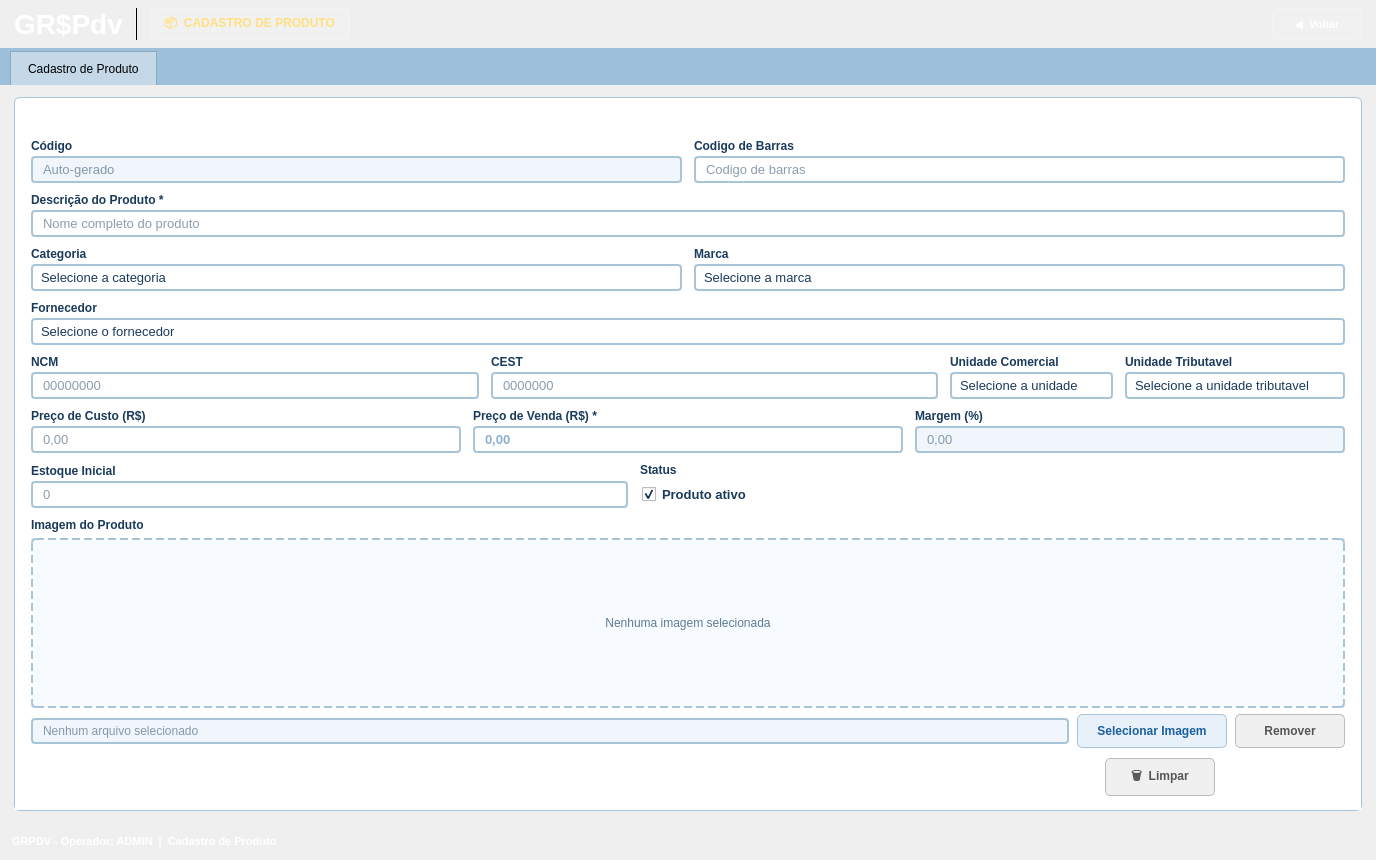
<?xml version="1.0" encoding="UTF-8"?>
<ui version="4.0">
 <class>CadastroProduto</class>
 <widget class="QWidget" name="CadastroProduto">
  <property name="geometry">
   <rect>
    <x>0</x>
    <y>0</y>
    <width>1376</width>
    <height>860</height>
   </rect>
  </property>
  <property name="windowTitle">
   <string>GR$Pdv - Cadastro de Produto</string>
  </property>
  <property name="styleSheet">
   <string notr="true">QWidget { font-family: Arial; }</string>
  </property>
  <layout class="QVBoxLayout" name="mainVLayout">
   <property name="spacing">
    <number>0</number>
   </property>
   <property name="leftMargin">
    <number>0</number>
   </property>
   <property name="topMargin">
    <number>0</number>
   </property>
   <property name="rightMargin">
    <number>0</number>
   </property>
   <property name="bottomMargin">
    <number>0</number>
   </property>
   <item>
    <widget class="QFrame" name="frameHeader">
     <property name="styleSheet">
      <string notr="true">
       QFrame#frameHeader {
        background: qlineargradient(x1:0, y1:0, x2:0, y2:1,
         stop:0 #3585c8, stop:1 #1a5fa0);
       }
      </string>
     </property>
     <layout class="QHBoxLayout" name="headerHLayout">
      <property name="spacing">
       <number>12</number>
      </property>
      <property name="leftMargin">
       <number>14</number>
      </property>
      <property name="topMargin">
       <number>8</number>
      </property>
      <property name="rightMargin">
       <number>14</number>
      </property>
      <property name="bottomMargin">
       <number>8</number>
      </property>
      <item>
       <widget class="QLabel" name="lblLogo">
        <property name="styleSheet">
         <string notr="true">color: white; font-size: 28px; font-weight: bold;</string>
        </property>
        <property name="text">
         <string>GR$Pdv</string>
        </property>
       </widget>
      </item>
      <item>
       <widget class="QFrame" name="frameSepHeader">
        <property name="styleSheet">
         <string notr="true">background-color: rgba(255,255,255,80);</string>
        </property>
        <property name="frameShape">
         <enum>QFrame::VLine</enum>
        </property>
       </widget>
      </item>
      <item>
       <widget class="QLabel" name="lblBadge">
        <property name="styleSheet">
         <string notr="true">
          QLabel {
           background-color: rgba(255,255,255,30);
           color: #ffe080;
           font-size: 12px;
           font-weight: bold;
           border: 1px solid rgba(255,255,255,60);
           border-radius: 4px;
           padding: 3px 10px;
          }
         </string>
        </property>
        <property name="text">
         <string>📦  CADASTRO DE PRODUTO</string>
        </property>
       </widget>
      </item>
      <item>
       <spacer name="headerSpacer">
        <property name="orientation">
         <enum>Qt::Horizontal</enum>
        </property>
        <property name="sizeHint" stdset="0">
         <size>
          <width>40</width>
          <height>10</height>
         </size>
        </property>
       </spacer>
      </item>
      <item>
       <widget class="QPushButton" name="btnVoltar">
        <property name="minimumSize">
         <size>
          <width>90</width>
          <height>32</height>
         </size>
        </property>
        <property name="styleSheet">
         <string notr="true">
          QPushButton {
           background-color: rgba(255,255,255,25);
           color: white;
           font-size: 11px;
           font-weight: bold;
           border: 1px solid rgba(255,255,255,60);
           border-radius: 4px;
           padding: 4px 12px;
          }
          QPushButton:hover  { background-color: rgba(255,255,255,40); }
          QPushButton:pressed{ background-color: rgba(255,255,255,15); }
         </string>
        </property>
        <property name="text">
         <string>◀  Voltar</string>
        </property>
       </widget>
      </item>
     </layout>
    </widget>
   </item>
   <item>
    <widget class="QFrame" name="frameTabBar">
     <property name="styleSheet">
      <string notr="true">QFrame#frameTabBar { background-color: #9dbfda; }</string>
     </property>
     <layout class="QHBoxLayout" name="tabHLayout">
      <property name="leftMargin">
       <number>10</number>
      </property>
      <property name="topMargin">
       <number>3</number>
      </property>
      <property name="rightMargin">
       <number>0</number>
      </property>
      <property name="bottomMargin">
       <number>0</number>
      </property>
      <item>
       <widget class="QLabel" name="lblTabCadProduto">
        <property name="styleSheet">
         <string notr="true">
          QLabel {
           background-color: #c4d8e8;
           border: 1px solid #8aaabb;
           border-bottom: none;
           padding: 1px 14px;
           font-size: 12px;
          }
         </string>
        </property>
        <property name="text">
         <string>Cadastro de Produto</string>
        </property>
       </widget>
      </item>
      <item>
       <spacer name="tabSpacer">
        <property name="orientation">
         <enum>Qt::Horizontal</enum>
        </property>
        <property name="sizeHint" stdset="0">
         <size>
          <width>40</width>
          <height>20</height>
         </size>
        </property>
       </spacer>
      </item>
     </layout>
    </widget>
   </item>
   <item>
    <layout class="QHBoxLayout" name="conteudoHLayout" stretch="2">
     <property name="spacing">
      <number>12</number>
     </property>
     <property name="leftMargin">
      <number>14</number>
     </property>
     <property name="topMargin">
      <number>12</number>
     </property>
     <property name="rightMargin">
      <number>14</number>
     </property>
     <property name="bottomMargin">
      <number>12</number>
     </property>
     <item>
      <widget class="QFrame" name="frameFormulario">
       <property name="styleSheet">
        <string notr="true">
          QFrame#frameFormulario {
           background-color: #ffffff;
           border: 1px solid #a8c4d8;
           border-radius: 6px;
          }
         </string>
       </property>
       <layout class="QVBoxLayout" name="formularioVLayout">
        <property name="spacing">
         <number>0</number>
        </property>
        <property name="leftMargin">
         <number>0</number>
        </property>
        <property name="topMargin">
         <number>0</number>
        </property>
        <property name="rightMargin">
         <number>0</number>
        </property>
        <property name="bottomMargin">
         <number>0</number>
        </property>
        <item>
         <widget class="QLabel" name="lblFormTitle">
          <property name="styleSheet">
           <string notr="true">
             QLabel {
              background: qlineargradient(x1:0, y1:0, x2:0, y2:1,
               stop:0 #3585c8, stop:1 #1a5fa0);
              color: white;
              font-size: 13px;
              font-weight: bold;
              padding: 6px 14px;
              border-top-left-radius: 6px;
              border-top-right-radius: 6px;
             }
            </string>
          </property>
          <property name="text">
           <string>Dados do Produto</string>
          </property>
         </widget>
        </item>
        <item>
         <widget class="QFrame" name="frameCampos">
          <property name="styleSheet">
           <string notr="true">QFrame#frameCampos { background-color: #ffffff; }</string>
          </property>
          <layout class="QVBoxLayout" name="camposVLayout">
           <property name="spacing">
            <number>10</number>
           </property>
           <property name="leftMargin">
            <number>16</number>
           </property>
           <property name="topMargin">
            <number>14</number>
           </property>
           <property name="rightMargin">
            <number>16</number>
           </property>
           <property name="bottomMargin">
            <number>14</number>
           </property>
           <item>
            <layout class="QHBoxLayout" name="row1HLayout">
             <property name="spacing">
              <number>12</number>
             </property>
             <item>
              <layout class="QVBoxLayout" name="colCodigoVLayout">
               <property name="spacing">
                <number>3</number>
               </property>
               <item>
                <widget class="QLabel" name="lblCodigo">
                 <property name="styleSheet">
                  <string notr="true">font-size:12px; font-weight:bold; color:#1a3a5c;</string>
                 </property>
                 <property name="text">
                  <string>Código</string>
                 </property>
                </widget>
               </item>
               <item>
                <widget class="QLineEdit" name="lineEditCodigo">
                 <property name="styleSheet">
                  <string notr="true">
                    QLineEdit {
                     background-color: #f0f6fc;
                     border: 2px solid #a8c4d8;
                     border-radius: 4px;
                     font-size: 13px;
                     color: #1a3a5c;
                     padding: 3px 8px;
                    }
                    QLineEdit:focus { border-color: #3585c8; background-color: #ffffff; }
                   </string>
                 </property>
                 <property name="readOnly">
                  <bool>true</bool>
                 </property>
                 <property name="placeholderText">
                  <string>Auto-gerado</string>
                 </property>
                </widget>
               </item>
              </layout>
             </item>
             <item>
              <layout class="QVBoxLayout" name="colCodigoBarrasVLayout">
               <property name="spacing">
                <number>3</number>
               </property>
               <item>
                <widget class="QLabel" name="lblCodigoBarras">
                 <property name="styleSheet">
                  <string notr="true">font-size:12px; font-weight:bold; color:#1a3a5c;</string>
                 </property>
                 <property name="text">
                  <string>Codigo de Barras</string>
                 </property>
                </widget>
               </item>
               <item>
                <widget class="QLineEdit" name="lineEditCodigoBarras">
                 <property name="styleSheet">
                  <string notr="true">
                    QLineEdit {
                     background-color: #ffffff;
                     border: 2px solid #a8c4d8;
                     border-radius: 4px;
                     font-size: 13px;
                     color: #1a3a5c;
                     padding: 3px 8px;
                    }
                    QLineEdit:focus { border-color: #3585c8; }
                   </string>
                 </property>
                 <property name="placeholderText">
                  <string>Codigo de barras</string>
                 </property>
                </widget>
               </item>
              </layout>
             </item>
            </layout>
           </item>
           <item>
            <layout class="QVBoxLayout" name="colDescVLayout">
             <property name="spacing">
              <number>3</number>
             </property>
             <item>
              <widget class="QLabel" name="lblDescricao">
               <property name="styleSheet">
                <string notr="true">font-size:12px; font-weight:bold; color:#1a3a5c;</string>
               </property>
               <property name="text">
                <string>Descrição do Produto *</string>
               </property>
              </widget>
             </item>
             <item>
              <widget class="QLineEdit" name="lineEditDescricao">
               <property name="styleSheet">
                <string notr="true">
                  QLineEdit {
                   background-color: #ffffff;
                   border: 2px solid #a8c4d8;
                   border-radius: 4px;
                   font-size: 13px;
                   color: #1a3a5c;
                   padding: 3px 8px;
                  }
                  QLineEdit:focus { border-color: #3585c8; }
                 </string>
               </property>
               <property name="placeholderText">
                <string>Nome completo do produto</string>
               </property>
              </widget>
             </item>
            </layout>
           </item>
           <item>
            <layout class="QHBoxLayout" name="row2HLayout">
             <property name="spacing">
              <number>12</number>
             </property>
             <item>
              <layout class="QVBoxLayout" name="colCategoriaVLayout">
               <property name="spacing">
                <number>3</number>
               </property>
               <item>
                <widget class="QLabel" name="lblCategoria">
                 <property name="styleSheet">
                  <string notr="true">font-size:12px; font-weight:bold; color:#1a3a5c;</string>
                 </property>
                 <property name="text">
                  <string>Categoria</string>
                 </property>
                </widget>
               </item>
               <item>
                <widget class="QComboBox" name="comboCategoria">
                 <property name="styleSheet">
                  <string notr="true">
                    QComboBox {
                     background-color: #ffffff;
                     border: 2px solid #a8c4d8;
                     border-radius: 4px;
                     font-size: 13px;
                     color: #1a3a5c;
                     padding: 3px 8px;
                    }
                    QComboBox:focus { border-color: #3585c8; }
                    QComboBox::drop-down {
                     border: none;
                     width: 24px;
                    }
                    QComboBox QAbstractItemView {
                     background-color: #ffffff;
                     border: 1px solid #a8c4d8;
                     selection-background-color: #3585c8;
                     selection-color: white;
                     font-size: 13px;
                    }
                   </string>
                 </property>
                 <item>
                  <property name="text">
                   <string>Selecione a categoria</string>
                  </property>
                 </item>
                </widget>
               </item>
              </layout>
             </item>
             <item>
              <layout class="QVBoxLayout" name="colUnidadeVLayout">
               <property name="spacing">
                <number>3</number>
               </property>
               <item>
                <widget class="QLabel" name="lblUnidade">
                 <property name="styleSheet">
                  <string notr="true">font-size:12px; font-weight:bold; color:#1a3a5c;</string>
                 </property>
                 <property name="text">
                  <string>Marca</string>
                 </property>
                </widget>
               </item>
               <item>
                <widget class="QComboBox" name="comboMarca">
                 <property name="styleSheet">
                  <string notr="true">
                    QComboBox {
                     background-color: #ffffff;
                     border: 2px solid #a8c4d8;
                     border-radius: 4px;
                     font-size: 13px;
                     color: #1a3a5c;
                     padding: 3px 8px;
                    }
                    QComboBox:focus { border-color: #3585c8; }
                    QComboBox::drop-down { border: none; width: 24px; }
                    QComboBox QAbstractItemView {
                     background-color: #ffffff;
                     border: 1px solid #a8c4d8;
                     selection-background-color: #3585c8;
                     selection-color: white;
                     font-size: 13px;
                    }
                   </string>
                 </property>
                 <item>
                  <property name="text">
                   <string>Selecione a marca</string>
                  </property>
                 </item>
                </widget>
               </item>
              </layout>
             </item>
            </layout>
           </item>
           <item>
            <layout class="QVBoxLayout" name="colFornVLayout">
             <property name="spacing">
              <number>3</number>
             </property>
             <item>
              <widget class="QLabel" name="lblD">
               <property name="styleSheet">
                <string notr="true">font-size:12px; font-weight:bold; color:#1a3a5c;</string>
               </property>
               <property name="text">
                <string>Fornecedor</string>
               </property>
              </widget>
             </item>
             <item>
              <widget class="QComboBox" name="comboBox">
               <property name="styleSheet">
                <string notr="true">
                    QComboBox {
                     background-color: #ffffff;
                     border: 2px solid #a8c4d8;
                     border-radius: 4px;
                     font-size: 13px;
                     color: #1a3a5c;
                     padding: 3px 8px;
                    }
                    QComboBox:focus { border-color: #3585c8; }
                    QComboBox::drop-down {
                     border: none;
                     width: 24px;
                    }
                    QComboBox QAbstractItemView {
                     background-color: #ffffff;
                     border: 1px solid #a8c4d8;
                     selection-background-color: #3585c8;
                     selection-color: white;
                     font-size: 13px;
                    }
                   </string>
               </property>
               <item>
                <property name="text">
                 <string>Selecione o fornecedor</string>
                </property>
               </item>
             </widget>
            </item>
           </layout>
          </item>
          <item>
           <layout class="QHBoxLayout" name="rowFiscalHLayout">
            <property name="spacing">
             <number>12</number>
            </property>
            <item>
             <layout class="QVBoxLayout" name="colNcmVLayout">
              <property name="spacing">
               <number>3</number>
              </property>
              <item>
               <widget class="QLabel" name="lblNcm">
                <property name="styleSheet">
                 <string notr="true">font-size:12px; font-weight:bold; color:#1a3a5c;</string>
                </property>
                <property name="text">
                 <string>NCM</string>
                </property>
               </widget>
              </item>
              <item>
               <widget class="QLineEdit" name="lineEditNcm">
                <property name="maxLength">
                 <number>8</number>
                </property>
                <property name="styleSheet">
                 <string notr="true">
                    QLineEdit {
                     background-color: #ffffff;
                     border: 2px solid #a8c4d8;
                     border-radius: 4px;
                     font-size: 13px;
                     color: #1a3a5c;
                     padding: 3px 8px;
                    }
                    QLineEdit:focus { border-color: #3585c8; }
                   </string>
                </property>
                <property name="placeholderText">
                 <string>00000000</string>
                </property>
               </widget>
              </item>
             </layout>
            </item>
            <item>
             <layout class="QVBoxLayout" name="colCestVLayout">
              <property name="spacing">
               <number>3</number>
              </property>
              <item>
               <widget class="QLabel" name="lblCest">
                <property name="styleSheet">
                 <string notr="true">font-size:12px; font-weight:bold; color:#1a3a5c;</string>
                </property>
                <property name="text">
                 <string>CEST</string>
                </property>
               </widget>
              </item>
              <item>
               <widget class="QLineEdit" name="lineEditCest">
                <property name="maxLength">
                 <number>7</number>
                </property>
                <property name="styleSheet">
                 <string notr="true">
                    QLineEdit {
                     background-color: #ffffff;
                     border: 2px solid #a8c4d8;
                     border-radius: 4px;
                     font-size: 13px;
                     color: #1a3a5c;
                     padding: 3px 8px;
                    }
                    QLineEdit:focus { border-color: #3585c8; }
                   </string>
                </property>
                <property name="placeholderText">
                 <string>0000000</string>
                </property>
               </widget>
              </item>
             </layout>
            </item>
            <item>
             <layout class="QVBoxLayout" name="colUnidadeComercialVLayout">
              <property name="spacing">
               <number>3</number>
              </property>
              <item>
               <widget class="QLabel" name="lblUnidadeComercial">
                <property name="styleSheet">
                 <string notr="true">font-size:12px; font-weight:bold; color:#1a3a5c;</string>
                </property>
                <property name="text">
                 <string>Unidade Comercial</string>
                </property>
               </widget>
              </item>
              <item>
               <widget class="QComboBox" name="comboUnidade">
                <property name="styleSheet">
                 <string notr="true">
                    QComboBox {
                     background-color: #ffffff;
                     border: 2px solid #a8c4d8;
                     border-radius: 4px;
                     font-size: 13px;
                     color: #1a3a5c;
                     padding: 3px 8px;
                    }
                    QComboBox:focus { border-color: #3585c8; }
                    QComboBox::drop-down { border: none; width: 24px; }
                    QComboBox QAbstractItemView {
                     background-color: #ffffff;
                     border: 1px solid #a8c4d8;
                     selection-background-color: #3585c8;
                     selection-color: white;
                     font-size: 13px;
                    }
                   </string>
                </property>
                <item>
                 <property name="text">
                  <string>Selecione a unidade</string>
                 </property>
                </item>
               </widget>
              </item>
             </layout>
            </item>
            <item>
             <layout class="QVBoxLayout" name="colUnidadeTribVLayout">
              <property name="spacing">
               <number>3</number>
              </property>
              <item>
               <widget class="QLabel" name="lblUnidadeTributavel">
                <property name="styleSheet">
                 <string notr="true">font-size:12px; font-weight:bold; color:#1a3a5c;</string>
                </property>
                <property name="text">
                 <string>Unidade Tributavel</string>
                </property>
               </widget>
              </item>
              <item>
               <widget class="QComboBox" name="comboUnidadeTributavel">
                <property name="styleSheet">
                 <string notr="true">
                    QComboBox {
                     background-color: #ffffff;
                     border: 2px solid #a8c4d8;
                     border-radius: 4px;
                     font-size: 13px;
                     color: #1a3a5c;
                     padding: 3px 8px;
                    }
                    QComboBox:focus { border-color: #3585c8; }
                    QComboBox::drop-down { border: none; width: 24px; }
                    QComboBox QAbstractItemView {
                     background-color: #ffffff;
                     border: 1px solid #a8c4d8;
                     selection-background-color: #3585c8;
                     selection-color: white;
                     font-size: 13px;
                    }
                   </string>
                </property>
                <item>
                 <property name="text">
                  <string>Selecione a unidade tributavel</string>
                 </property>
                </item>
               </widget>
              </item>
             </layout>
            </item>
           </layout>
          </item>
          <item>
           <layout class="QHBoxLayout" name="row3HLayout">
            <property name="spacing">
             <number>12</number>
            </property>
             <item>
              <layout class="QVBoxLayout" name="colPrecoCustoVLayout">
               <property name="spacing">
                <number>3</number>
               </property>
               <item>
                <widget class="QLabel" name="lblPrecoCusto">
                 <property name="styleSheet">
                  <string notr="true">font-size:12px; font-weight:bold; color:#1a3a5c;</string>
                 </property>
                 <property name="text">
                  <string>Preço de Custo (R$)</string>
                 </property>
                </widget>
               </item>
               <item>
                <widget class="QLineEdit" name="lineEditPrecoCusto">
                 <property name="styleSheet">
                  <string notr="true">
                    QLineEdit {
                     background-color: #ffffff;
                     border: 2px solid #a8c4d8;
                     border-radius: 4px;
                     font-size: 13px;
                     color: #1a3a5c;
                     padding: 3px 8px;
                    }
                    QLineEdit:focus { border-color: #3585c8; }
                   </string>
                 </property>
                 <property name="placeholderText">
                  <string>0,00</string>
                 </property>
                </widget>
               </item>
              </layout>
             </item>
             <item>
              <layout class="QVBoxLayout" name="colPrecoVendaVLayout">
               <property name="spacing">
                <number>3</number>
               </property>
               <item>
                <widget class="QLabel" name="lblPrecoVenda">
                 <property name="styleSheet">
                  <string notr="true">font-size:12px; font-weight:bold; color:#1a3a5c;</string>
                 </property>
                 <property name="text">
                  <string>Preço de Venda (R$) *</string>
                 </property>
                </widget>
               </item>
               <item>
                <widget class="QLineEdit" name="lineEditPrecoVenda">
                 <property name="styleSheet">
                  <string notr="true">
                    QLineEdit {
                     background-color: #ffffff;
                     border: 2px solid #a8c4d8;
                     border-radius: 4px;
                     font-size: 13px;
                     font-weight: bold;
                     color: #1a5fa0;
                     padding: 3px 8px;
                    }
                    QLineEdit:focus { border-color: #3585c8; }
                   </string>
                 </property>
                 <property name="placeholderText">
                  <string>0,00</string>
                 </property>
                </widget>
               </item>
              </layout>
             </item>
             <item>
              <layout class="QVBoxLayout" name="colMargemVLayout">
               <property name="spacing">
                <number>3</number>
               </property>
               <item>
                <widget class="QLabel" name="lblMargem">
                 <property name="styleSheet">
                  <string notr="true">font-size:12px; font-weight:bold; color:#1a3a5c;</string>
                 </property>
                 <property name="text">
                  <string>Margem (%)</string>
                 </property>
                </widget>
               </item>
               <item>
                <widget class="QLineEdit" name="lineEditMargem">
                 <property name="styleSheet">
                  <string notr="true">
                    QLineEdit {
                     background-color: #f0f6fc;
                     border: 2px solid #a8c4d8;
                     border-radius: 4px;
                     font-size: 13px;
                     color: #1a3a5c;
                     padding: 3px 8px;
                    }
                    QLineEdit:focus { border-color: #3585c8; background-color: #ffffff; }
                   </string>
                 </property>
                 <property name="readOnly">
                  <bool>true</bool>
                 </property>
                 <property name="placeholderText">
                  <string>0,00</string>
                 </property>
                </widget>
               </item>
             </layout>
            </item>
           </layout>
          </item>
          <item>
           <layout class="QHBoxLayout" name="rowEstoqueHLayout">
            <property name="spacing">
             <number>12</number>
            </property>
            <item>
             <layout class="QVBoxLayout" name="colEstoqueVLayout">
              <property name="spacing">
               <number>3</number>
              </property>
              <item>
               <widget class="QLabel" name="lblQuantidadeEstoque">
                <property name="styleSheet">
                 <string notr="true">font-size:12px; font-weight:bold; color:#1a3a5c;</string>
                </property>
                <property name="text">
                 <string>Estoque Inicial</string>
                </property>
               </widget>
              </item>
              <item>
               <widget class="QLineEdit" name="lineEditQuantidadeEstoque">
                <property name="styleSheet">
                 <string notr="true">
                    QLineEdit {
                     background-color: #ffffff;
                     border: 2px solid #a8c4d8;
                     border-radius: 4px;
                     font-size: 13px;
                     color: #1a3a5c;
                     padding: 3px 8px;
                    }
                    QLineEdit:focus { border-color: #3585c8; }
                   </string>
                </property>
                <property name="placeholderText">
                 <string>0</string>
                </property>
               </widget>
              </item>
             </layout>
            </item>
            <item>
             <layout class="QVBoxLayout" name="colStatusVLayout">
              <property name="spacing">
               <number>3</number>
              </property>
              <item>
               <widget class="QLabel" name="lblStatusProduto">
                <property name="styleSheet">
                 <string notr="true">font-size:12px; font-weight:bold; color:#1a3a5c;</string>
                </property>
                <property name="text">
                 <string>Status</string>
                </property>
               </widget>
              </item>
              <item>
               <widget class="QCheckBox" name="checkBoxAtivo">
                <property name="styleSheet">
                 <string notr="true">
                    QCheckBox {
                     font-size: 13px;
                     font-weight: bold;
                     color: #1a3a5c;
                     padding: 6px 2px;
                    }
                   </string>
                </property>
                <property name="text">
                 <string>Produto ativo</string>
                </property>
                <property name="checked">
                 <bool>true</bool>
                </property>
               </widget>
              </item>
             </layout>
            </item>
            <item>
             <spacer name="rowEstoqueSpacer">
              <property name="orientation">
               <enum>Qt::Horizontal</enum>
              </property>
              <property name="sizeHint" stdset="0">
               <size>
                <width>40</width>
                <height>20</height>
               </size>
              </property>
             </spacer>
            </item>
           </layout>
          </item>
           <item>
            <layout class="QVBoxLayout" name="colImagemVLayout">
             <property name="spacing">
              <number>6</number>
             </property>
             <item>
              <widget class="QLabel" name="lblImagemProduto">
               <property name="styleSheet">
                <string notr="true">font-size:12px; font-weight:bold; color:#1a3a5c;</string>
               </property>
               <property name="text">
                <string>Imagem do Produto</string>
               </property>
              </widget>
             </item>
             <item>
              <widget class="QLabel" name="lblPreviewImagem">
               <property name="minimumSize">
                <size>
                 <width>0</width>
                 <height>170</height>
                </size>
               </property>
               <property name="styleSheet">
                <string notr="true">
                  QLabel {
                   background-color: #f7fbff;
                   border: 2px dashed #a8c4d8;
                   border-radius: 4px;
                   font-size: 12px;
                   color: #5e7a94;
                   padding: 10px;
                  }
                 </string>
               </property>
               <property name="text">
                <string>Nenhuma imagem selecionada</string>
               </property>
               <property name="alignment">
                <set>Qt::AlignCenter</set>
               </property>
              </widget>
             </item>
             <item>
              <layout class="QHBoxLayout" name="rowImagemHLayout">
               <property name="spacing">
                <number>8</number>
               </property>
               <item>
                <widget class="QLineEdit" name="lineEditImagemProduto">
                 <property name="styleSheet">
                  <string notr="true">
                  QLineEdit {
                   background-color: #f0f6fc;
                   border: 2px solid #a8c4d8;
                   border-radius: 4px;
                   font-size: 12px;
                   color: #1a3a5c;
                   padding: 3px 8px;
                  }
                 </string>
                 </property>
                 <property name="readOnly">
                  <bool>true</bool>
                 </property>
                 <property name="placeholderText">
                  <string>Nenhum arquivo selecionado</string>
                 </property>
                </widget>
               </item>
               <item>
                <widget class="QPushButton" name="btnSelecionarImagem">
                 <property name="minimumSize">
                  <size>
                   <width>150</width>
                   <height>34</height>
                  </size>
                 </property>
                 <property name="styleSheet">
                  <string notr="true">
                  QPushButton {
                   background-color: #e8f1f9;
                   color: #1a5fa0;
                   font-size: 12px;
                   font-weight: bold;
                   border: 1px solid #a8c4d8;
                   border-radius: 5px;
                   padding: 5px 12px;
                  }
                  QPushButton:hover  { background-color: #d9ebfa; }
                  QPushButton:pressed{ background-color: #c8def1; }
                 </string>
                 </property>
                 <property name="text">
                  <string>Selecionar Imagem</string>
                 </property>
                </widget>
               </item>
               <item>
                <widget class="QPushButton" name="btnRemoverImagem">
                 <property name="minimumSize">
                  <size>
                   <width>110</width>
                   <height>34</height>
                  </size>
                 </property>
                 <property name="styleSheet">
                  <string notr="true">
                  QPushButton {
                   background-color: #f0f0f0;
                   color: #555555;
                   font-size: 12px;
                   font-weight: bold;
                   border: 1px solid #bbbbbb;
                   border-radius: 5px;
                   padding: 5px 12px;
                  }
                  QPushButton:hover  { background-color: #e0e0e0; }
                  QPushButton:pressed{ background-color: #cccccc; }
                 </string>
                 </property>
                 <property name="text">
                  <string>Remover</string>
                 </property>
                </widget>
               </item>
              </layout>
             </item>
            </layout>
           </item>
           <item>
            <layout class="QHBoxLayout" name="botoesHLayout">
             <property name="spacing">
              <number>10</number>
             </property>
             <item>
              <spacer name="btnSpacer">
               <property name="orientation">
                <enum>Qt::Horizontal</enum>
               </property>
               <property name="sizeHint" stdset="0">
                <size>
                 <width>40</width>
                 <height>10</height>
                </size>
               </property>
              </spacer>
             </item>
             <item>
              <widget class="QPushButton" name="btnLimpar">
               <property name="minimumSize">
                <size>
                 <width>110</width>
                 <height>38</height>
                </size>
               </property>
               <property name="styleSheet">
                <string notr="true">
                  QPushButton {
                   background-color: #f0f0f0;
                   color: #555555;
                   font-size: 12px;
                   font-weight: bold;
                   border: 1px solid #bbbbbb;
                   border-radius: 5px;
                   padding: 5px 14px;
                  }
                  QPushButton:hover  { background-color: #e0e0e0; }
                  QPushButton:pressed{ background-color: #cccccc; }
                 </string>
               </property>
               <property name="text">
                <string>🗑  Limpar</string>
               </property>
              </widget>
             </item>
             <item>
              <widget class="QPushButton" name="btnSalvar">
               <property name="minimumSize">
                <size>
                 <width>120</width>
                 <height>38</height>
                </size>
               </property>
               <property name="styleSheet">
                <string notr="true">
                  QPushButton {
                   background: qlineargradient(x1:0, y1:0, x2:0, y2:1,
                    stop:0 #3585c8, stop:1 #1a5fa0);
                   color: white;
                   font-size: 12px;
                   font-weight: bold;
                   border: none;
                   border-radius: 5px;
                   padding: 5px 14px;
                  }
                  QPushButton:hover  { background: #2a74b8; }
                  QPushButton:pressed{ background: #1a5fa0; }
                 </string>
               </property>
               <property name="text">
                <string>💾  Salvar</string>
               </property>
               <property name="shortcut">
                <string>Return</string>
               </property>
              </widget>
             </item>
            </layout>
           </item>
          </layout>
         </widget>
        </item>
       </layout>
      </widget>
     </item>
    </layout>
   </item>
   <item>
    <widget class="QFrame" name="frameStatusBar">
     <property name="styleSheet">
      <string notr="true">
       QFrame#frameStatusBar {
        background: qlineargradient(x1:0, y1:0, x2:0, y2:1,
         stop:0 #3585c8, stop:1 #1a5fa0);
       }
      </string>
     </property>
     <layout class="QHBoxLayout" name="statusHLayout">
      <property name="leftMargin">
       <number>12</number>
      </property>
      <property name="topMargin">
       <number>0</number>
      </property>
      <property name="rightMargin">
       <number>12</number>
      </property>
      <property name="bottomMargin">
       <number>0</number>
      </property>
      <item>
       <widget class="QLabel" name="lblStatusBar">
        <property name="styleSheet">
         <string notr="true">color: white; font-size: 11px; font-weight: bold;</string>
        </property>
        <property name="text">
         <string>GRPDV - Operador: ADMIN  |  Cadastro de Produto</string>
        </property>
       </widget>
      </item>
      <item>
       <spacer name="statusSpacer">
        <property name="orientation">
         <enum>Qt::Horizontal</enum>
        </property>
        <property name="sizeHint" stdset="0">
         <size>
          <width>40</width>
          <height>10</height>
         </size>
        </property>
       </spacer>
      </item>
     </layout>
    </widget>
   </item>
  </layout>
 </widget>
 <resources/>
 <connections/>
</ui>
